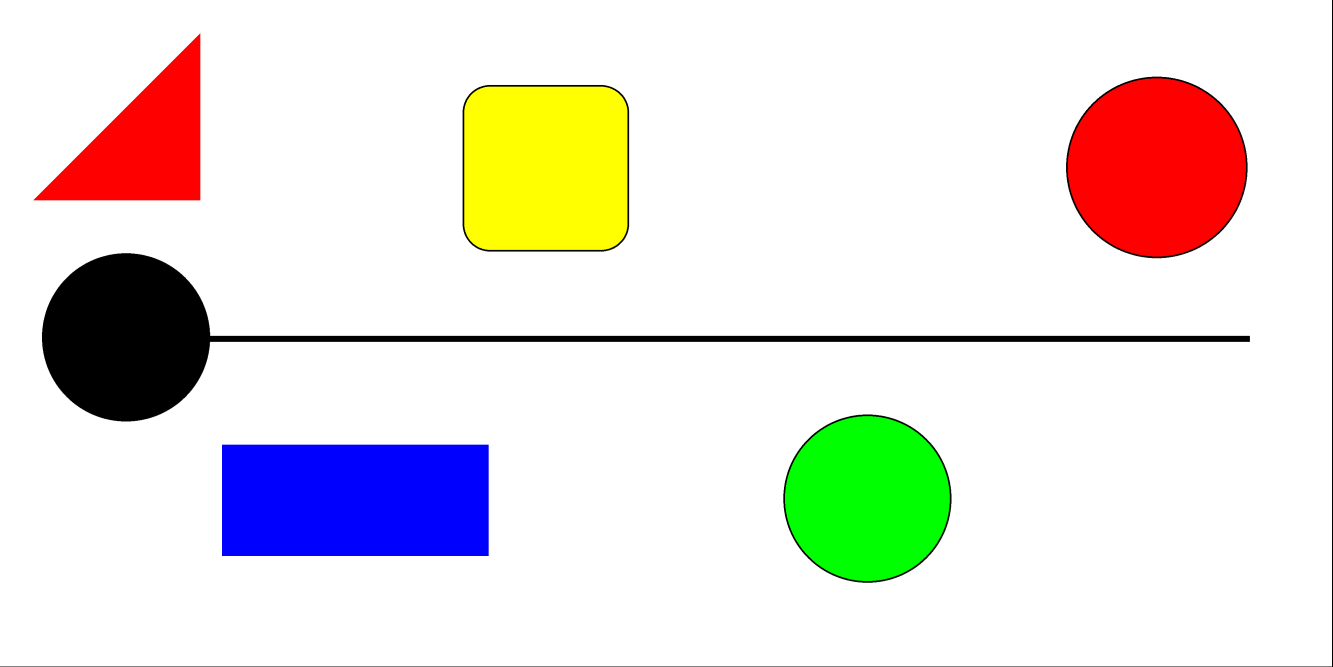
#> input picture shape_detect/1.png, 3997 x 2000 px, given in place of the camera (shown at 1/3 size)
$ python 1.py
#> lines starting #> are read from the running program, lines starting #| are printed output that depends on the picture; after the words box and inside, x2 and y2 are one past the last pixel; in counts of white or black regions, pixels touching at a corner belong together
#> further down, frame is the input picture: shape (2000, 3997, 3); mean B, G, R 221, 226.1, 231.2
import numpy as np
import cv2

def mark(contour, frame_copy, originX, originY):
    x, y, w, h = cv2.boundingRect(contour)
    cv2.rectangle(frame_copy, (originX+x-5, originY+y-5),
                    (originX+x+w+5, originY+y+h+5), (0, 255, 0), 2)
    M = cv2.moments(contour)
    center_x = int(M['m10'] / M['m00'])
    center_y = int(M['m01'] / M['m00'])
    cv2.circle(frame_copy, (originX+center_x, originY+center_y),
                1, (255, 0, 255), 1)  # 圆心
    cv2.putText(frame_copy, "[" + str(originX+center_x) + "," + str(originY+center_y) + "]", (originX+center_x, originY+center_y - 10),
                cv2.FONT_HERSHEY_SIMPLEX, 0.5, (255, 0, 255), 1)  # 坐标
    return frame_copy

def filter_contours_by_centroid(contours, min_dist=20):
    contour_centers = []
    filtered_contours = []

    for cnt in contours:
        M = cv2.moments(cnt)
        if M["m00"] != 0:
            cx = int(M["m10"] / M["m00"])
            cy = int(M["m01"] / M["m00"])

            if all(np.hypot(cx - x, cy - y) > min_dist for x, y in contour_centers):
                contour_centers.append((cx, cy))
                filtered_contours.append(cnt)  # 仅保留间距足够的轮廓

    return filtered_contours

# 红圈检测
def red_circle_detect(frame, frame_copy):
    hsv = cv2.cvtColor(frame, cv2.COLOR_BGR2HSV)
#> hsv: shape (2000, 3997, 3); mean H, S, V 6.3, 33.4, 245.8
    lower_red1 = np.array([0, 70, 50])
    upper_red1 = np.array([10, 255, 255])
    lower_red2 = np.array([170, 70, 50])
    upper_red2 = np.array([180, 255, 255])
    mask1 = cv2.inRange(hsv, lower_red1, upper_red1)
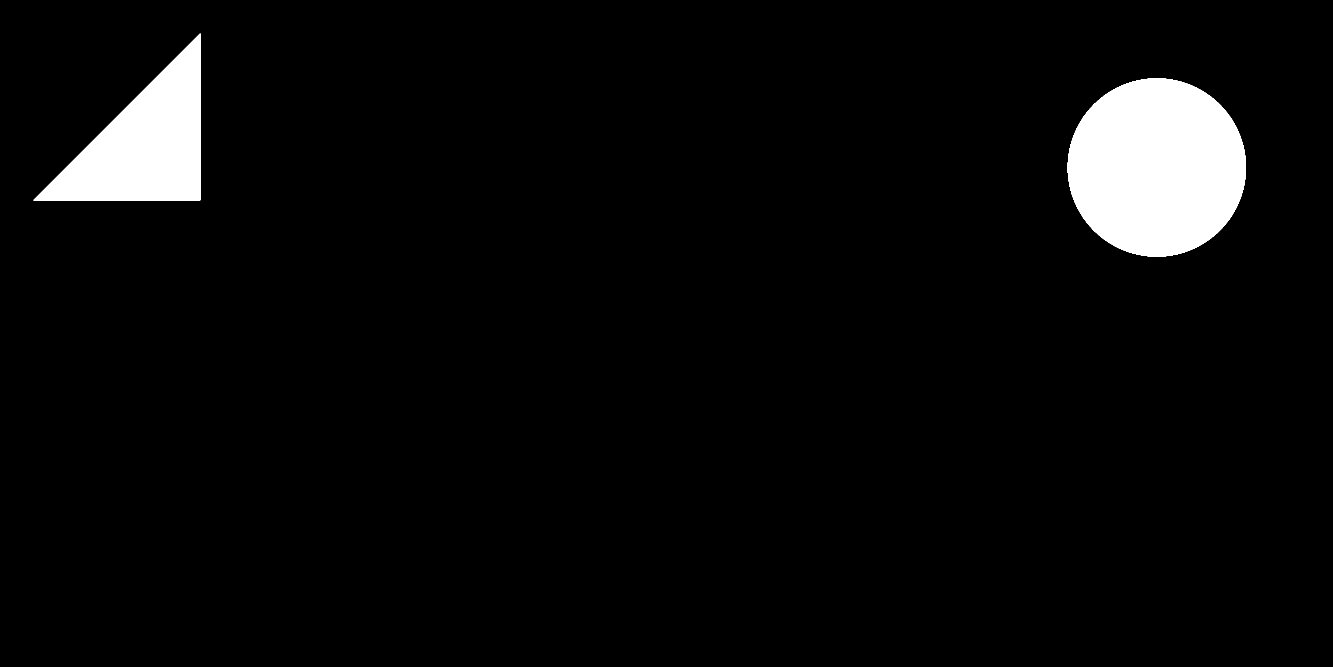
#> mask1: shape (2000, 3997) (shown at 1/3 size); 4.4% white; 2 white regions, box (x1, y1, x2, y2) and area: (3203, 235, 3738, 770) 224807, (100, 100, 601, 601) 125751
    mask2 = cv2.inRange(hsv, lower_red2, upper_red2)
#> mask2: shape (2000, 3997); every value is 0
    mask = cv2.bitwise_or(mask1, mask2)
    circles = cv2.HoughCircles(mask, cv2.HOUGH_GRADIENT, dp=3, minDist=500,
                               param1=60, param2=135, minRadius=50, maxRadius=0)
#> circles = [[3472.5, 505.5, 264.2]]
    if circles is not None:
        circles = np.uint16(np.around(circles))
#> circles = [[3472, 506, 264]]
        for i in circles[0, :]:
            cv2.circle(frame_copy, (i[0], i[1]), i[2], (0, 255, 0), 2)
            cv2.putText(frame_copy, f"red_circle", (i[0] - 40, i[1] - 40),
                        cv2.FONT_HERSHEY_SIMPLEX, 0.5, (255, 0, 255), 1)
            cv2.putText(frame_copy, "[" + str((i[0] + i[1]) // 2) + "," + str((i[0] + i[1]) // 2) + "]",
                        (i[0], i[1]),
                        cv2.FONT_HERSHEY_SIMPLEX, 0.5, (255, 0, 255), 1)  # 坐标
#> this loop made 1 pass
    return frame_copy

# 绿圆检测
def green_circle_detect(frame, frame_copy):
    hsv = cv2.cvtColor(frame, cv2.COLOR_BGR2HSV)
    lower_green = np.array([35, 70, 50])
    upper_green = np.array([90, 255, 255])
    mask = cv2.inRange(hsv, lower_green, upper_green)
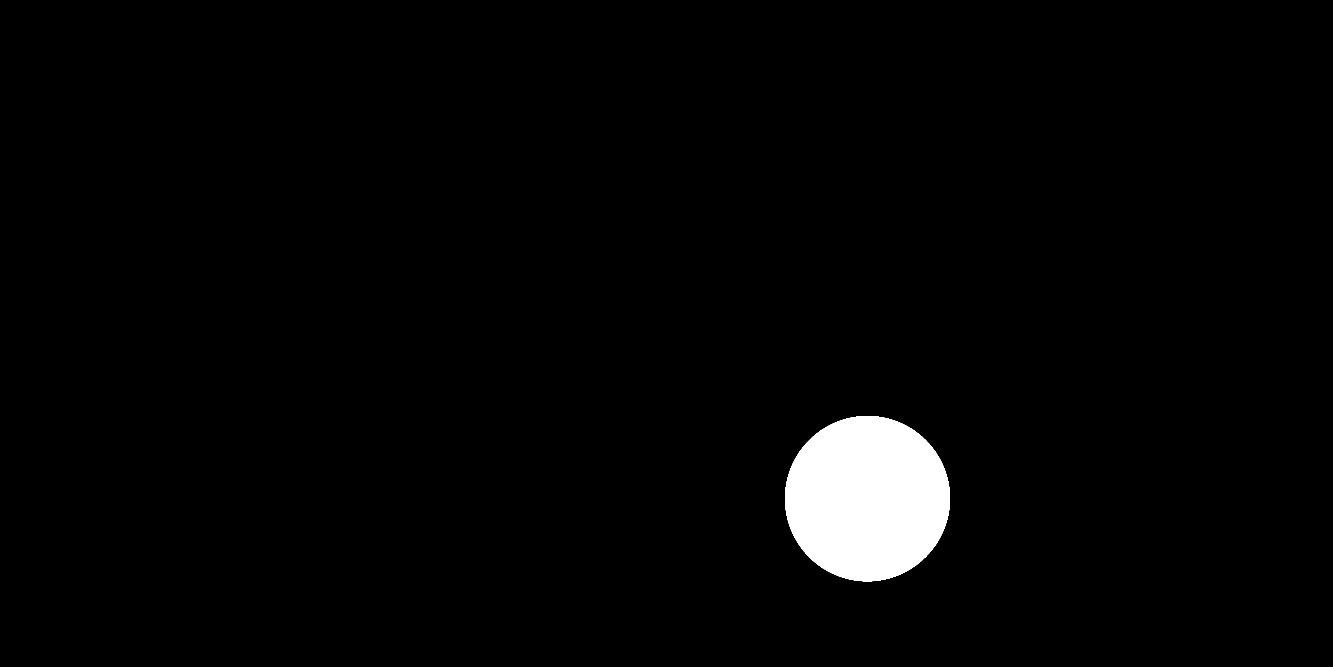
#> mask: shape (2000, 3997) (shown at 1/3 size); 2.4% white; 1 white region, box (x1, y1, x2, y2) and area: (2355, 1248, 2850, 1744) 192796
    circles = cv2.HoughCircles(mask, cv2.HOUGH_GRADIENT, dp=3, minDist=500,
                               param1=70, param2=155, minRadius=50, maxRadius=0)
#> circles = [[2611.5, 1504.5, 260]]
    if circles is not None:
        circles = np.uint16(np.around(circles))
#> circles = [[2612, 1504, 260]]
        for i in circles[0, :]:
            cv2.circle(frame_copy, (i[0], i[1]), i[2], (0, 255, 0), 2)
            cv2.putText(frame_copy, f"green_circle", (i[0] - 40, i[1] - 40),
                        cv2.FONT_HERSHEY_SIMPLEX, 0.5, (255, 0, 255), 1)
            cv2.putText(frame_copy, "[" + str((i[0] + i[1])//2) + "," + str((i[0] + i[1])//2) + "]",
                        (i[0], i[1]),
                        cv2.FONT_HERSHEY_SIMPLEX, 0.5, (255, 0, 255), 1)  # 坐标
#> this loop made 1 pass
    return frame_copy

# 黄方检测
def yellow_square_detect(frame, frame_copy):
    hsv_img = cv2.cvtColor(frame, cv2.COLOR_BGR2HSV)
    lower_yellow = np.array([15, 70, 70])  # 降低S和V的下界，提高对暗黄色的识别
    upper_yellow = np.array([50, 255, 255])  # 增大H范围，以适应不同黄色
    mask = cv2.inRange(hsv_img, lower_yellow, upper_yellow)
#> mask: shape (2000, 3997); 2.9% white; 1 white region, box (x1, y1, x2, y2) and area: (1393, 260, 1883, 750) 234856
    result = cv2.bitwise_and(frame_copy, frame_copy, mask=mask)
    gray = cv2.cvtColor(result, cv2.COLOR_BGR2GRAY)
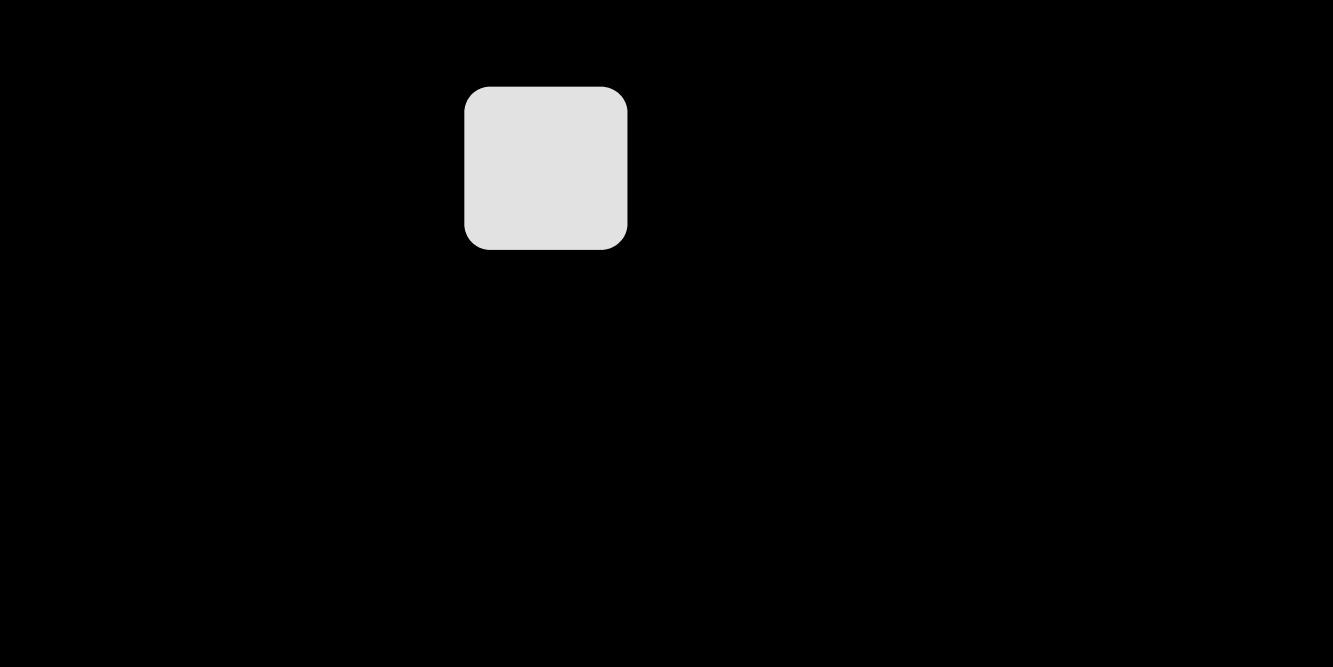
#> gray: shape (2000, 3997) (shown at 1/3 size); min 0, max 226, mean 6.6
    _, thresh = cv2.threshold(gray, 100, 255, cv2.THRESH_BINARY)
#> thresh: shape (2000, 3997); 2.9% white; 1 white region
    contours, _ = cv2.findContours(thresh, cv2.RETR_TREE, cv2.CHAIN_APPROX_NONE)
#> contours = 1 contour; box (x1, y1, x2, y2) and area: (1393, 260, 1882, 750) 233516
    valid_contours = [cnt for cnt in contours if cv2.contourArea(cnt) > 500]
#> valid_contours has the same summary as contours
    possible_contours = filter_contours_by_centroid(valid_contours, min_dist=20)
#> the loop in filter_contours_by_centroid, `for cnt in contours:` made 1 pass
#> (cx, cy) on pass 1: (1636, 504)
#> after the loop in filter_contours_by_centroid, `for cnt in contours:`: contour_centers = [(1636, 504)]; filtered_contours has the same summary as contours in yellow_square_detect
#> possible_contours has the same summary as contours
    for contour in possible_contours:
        approx = cv2.approxPolyDP(contour, 0.03 * cv2.arcLength(contour, True), True)
        if len(approx) == 4:
            M = cv2.moments(contour)
            center_x = int(M['m10'] / M['m00'])
            center_y = int(M['m01'] / M['m00'])
            cv2.putText(frame_copy, f"yellow_square", (center_x-40, center_y-40),
                        cv2.FONT_HERSHEY_SIMPLEX, 0.5, (255, 0, 255), 1)
            frame_copy = mark(contour, frame_copy, 0, 0)
#> this loop made 1 pass
#> (approx, x in mark, y in mark, w in mark, h in mark) on pass 1: ([[1420, 278], [1410, 721], [1852, 732], [1865, 289]], 1393, 260, 489, 490)
    return frame_copy

# 红三角检测
def red_triangle(frame, frame_copy):
    hsv_img = cv2.cvtColor(frame, cv2.COLOR_BGR2HSV)
    lower_red1 = np.array([0, 70, 50])
    upper_red1 = np.array([10, 255, 255])
    lower_red2 = np.array([170, 70, 50])
    upper_red2 = np.array([180, 255, 255])
    mask1 = cv2.inRange(hsv_img, lower_red1, upper_red1)
    mask2 = cv2.inRange(hsv_img, lower_red2, upper_red2)
    mask = cv2.bitwise_or(mask1, mask2)
    result = cv2.bitwise_and(frame_copy, frame_copy, mask=mask)
    gray = cv2.cvtColor(result, cv2.COLOR_BGR2GRAY)
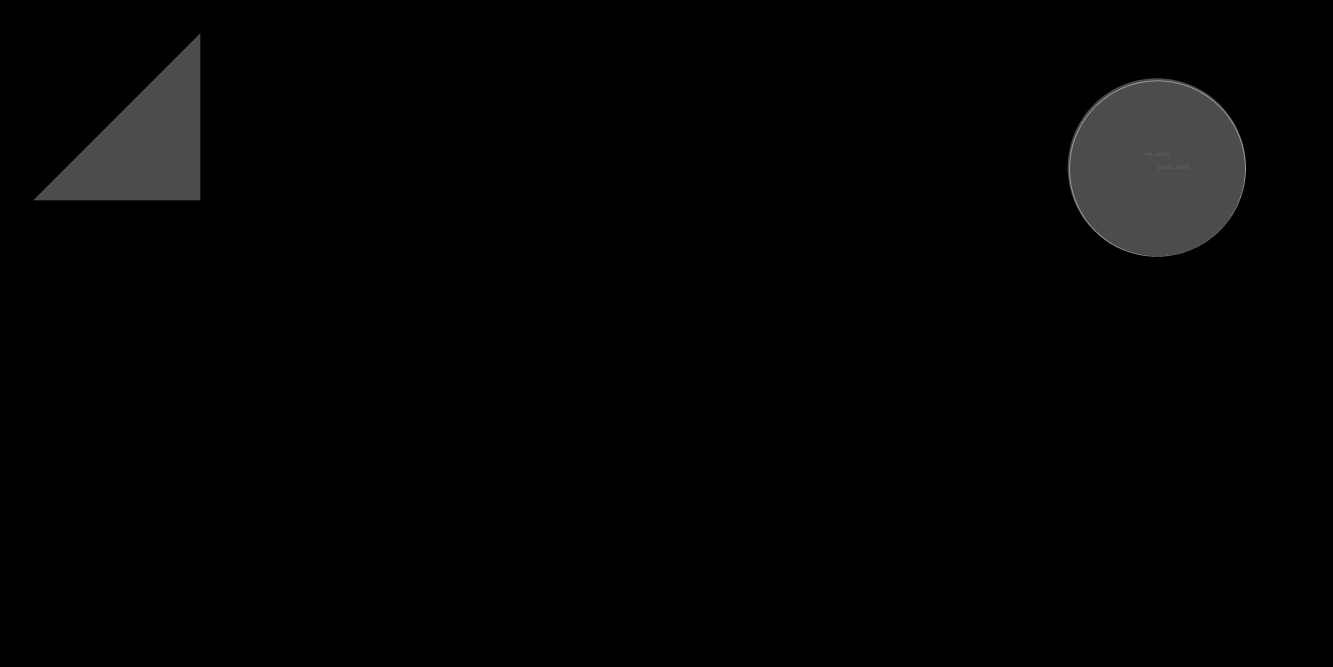
#> gray: shape (2000, 3997) (shown at 1/3 size); min 0, max 150, mean 3.4
    _, thresh = cv2.threshold(gray, 50, 255, cv2.THRESH_BINARY)
#> thresh: shape (2000, 3997); 4.4% white; 2 white regions
    contours, _ = cv2.findContours(thresh, cv2.RETR_TREE, cv2.CHAIN_APPROX_NONE)
#> contours = 2 contours; box (x1, y1, x2, y2) and area: (3203, 235, 3738, 770) 223944, (100, 100, 601, 601) 125000
    valid_contours = [cnt for cnt in contours if cv2.contourArea(cnt) > 5000]
#> valid_contours has the same summary as contours
    possible_contours = filter_contours_by_centroid(valid_contours, min_dist=20)
#> the loop in filter_contours_by_centroid (call 2), `for cnt in contours:` made 2 passes
#> (cx, cy) on passes 1 to 2: (3470, 501), (433, 433)
#> after the loop in filter_contours_by_centroid (call 2), `for cnt in contours:`: contour_centers = [(3470, 501), (433, 433)]; filtered_contours has the same summary as contours in red_triangle
#> possible_contours has the same summary as contours
    for contour in possible_contours:
        approx = cv2.approxPolyDP(contour, 0.05 * cv2.arcLength(contour, True), True)
        if len(approx) == 3:
            M = cv2.moments(contour)
            center_x = int(M['m10'] / M['m00'])
            center_y = int(M['m01'] / M['m00'])
            cv2.putText(frame_copy, f"red_triangle", (center_x-40, center_y-40),
                        cv2.FONT_HERSHEY_SIMPLEX, 0.5, (255, 0, 255), 1)
            frame_copy = mark(contour, frame_copy, 0, 0)
#> this loop made 2 passes
#> (approx, x in mark, y in mark, w in mark, h in mark) on pass 2: ([[600, 100], [100, 600], [600, 600]], 100, 100, 501, 501)
#> approx on pass 1: [[3454, 235], [3203, 517], [3486, 769], [3737, 486]]
    return frame_copy

# 蓝矩形检测
def blue_square_detect(frame, frame_copy):
    hsv_img = cv2.cvtColor(frame, cv2.COLOR_BGR2HSV)
    lower_blue = np.array([100, 70, 70])
    upper_blue = np.array([140, 255, 255])
    mask = cv2.inRange(hsv_img, lower_blue, upper_blue)
#> mask: shape (2000, 3997); 3.3% white; 1 white region, box (x1, y1, x2, y2) and area: (666, 1334, 1466, 1668) 267200
    result = cv2.bitwise_and(frame_copy, frame_copy, mask=mask)
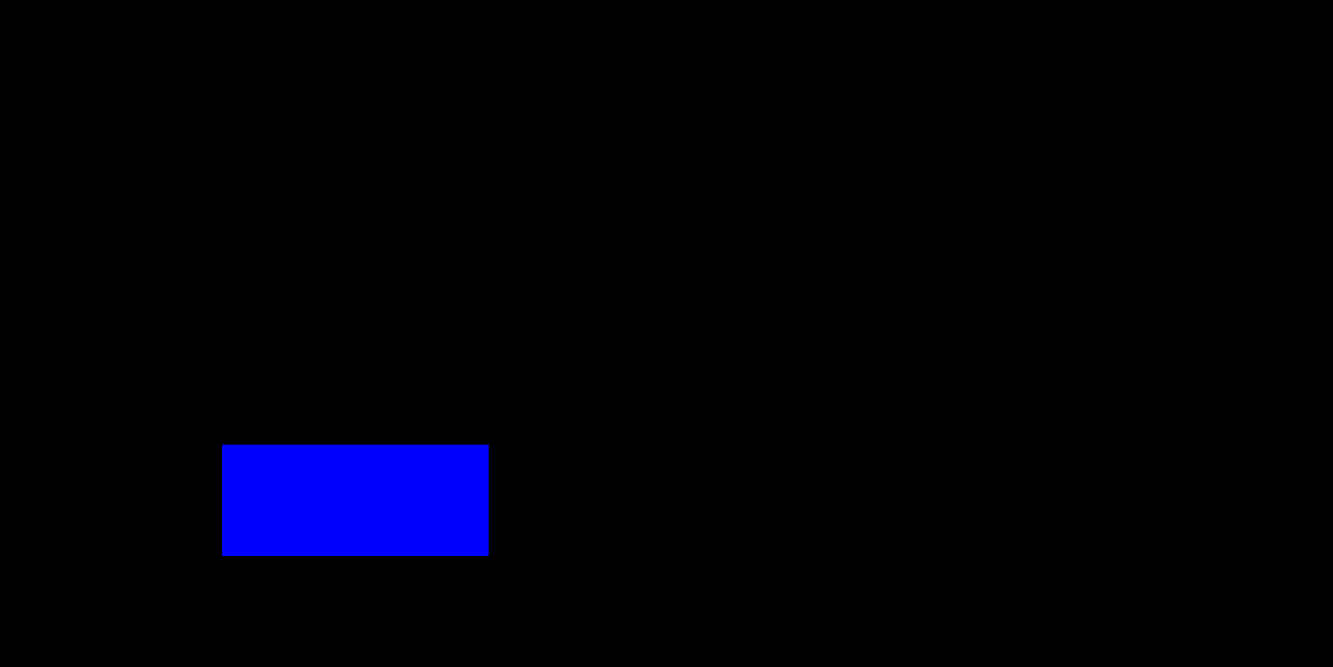
#> result: shape (2000, 3997, 3) (shown at 1/3 size); mean B, G, R 8.5, 0, 0
    gray = cv2.cvtColor(result, cv2.COLOR_BGR2GRAY)
    _, thresh = cv2.threshold(gray, 50, 255, cv2.THRESH_BINARY)
    contours, _ = cv2.findContours(thresh, cv2.RETR_TREE, cv2.CHAIN_APPROX_NONE)
#> contours = []
    valid_contours = [cnt for cnt in contours if cv2.contourArea(cnt) > 5000]
#> valid_contours = []
    possible_contours = filter_contours_by_centroid(valid_contours, min_dist=20)
#> possible_contours = []
    for contour in possible_contours:
        approx = cv2.approxPolyDP(contour, 0.05 * cv2.arcLength(contour, True), True)
        if len(approx) == 4:
            M = cv2.moments(contour)
            center_x = int(M['m10'] / M['m00'])
            center_y = int(M['m01'] / M['m00'])
            cv2.putText(frame_copy, f"blue_square", (center_x-40, center_y-40),
                        cv2.FONT_HERSHEY_SIMPLEX, 0.5, (255, 0, 255), 1)
            frame_copy = mark(contour, frame_copy, 0, 0)
#> this loop made 0 passes
    return frame_copy

capture = cv2.VideoCapture(1)
# 设置摄像头分辨率为720p/1080p
capture.set(cv2.CAP_PROP_FRAME_WIDTH, 1280)
capture.set(cv2.CAP_PROP_FRAME_HEIGHT, 720)
# 检查是否正确打开
if capture.isOpened():
    open, frame = capture.read()
else:
    open = False

while open:
    ret, frame = capture.read()
    frame_copy=frame.copy()
    frame_copy=red_circle_detect(frame, frame_copy)
    frame_copy=green_circle_detect(frame, frame_copy)
    frame_copy=yellow_square_detect(frame, frame_copy)
    frame_copy=red_triangle(frame, frame_copy)
    frame_copy=blue_square_detect(frame, frame_copy)
    cv2.imshow('frame',frame_copy)

    if cv2.waitKey(1) & 0xFF == ord('q'):
#> (key q is pressed here)
        capture.release()
        cv2.destroyAllWindows()
        break
